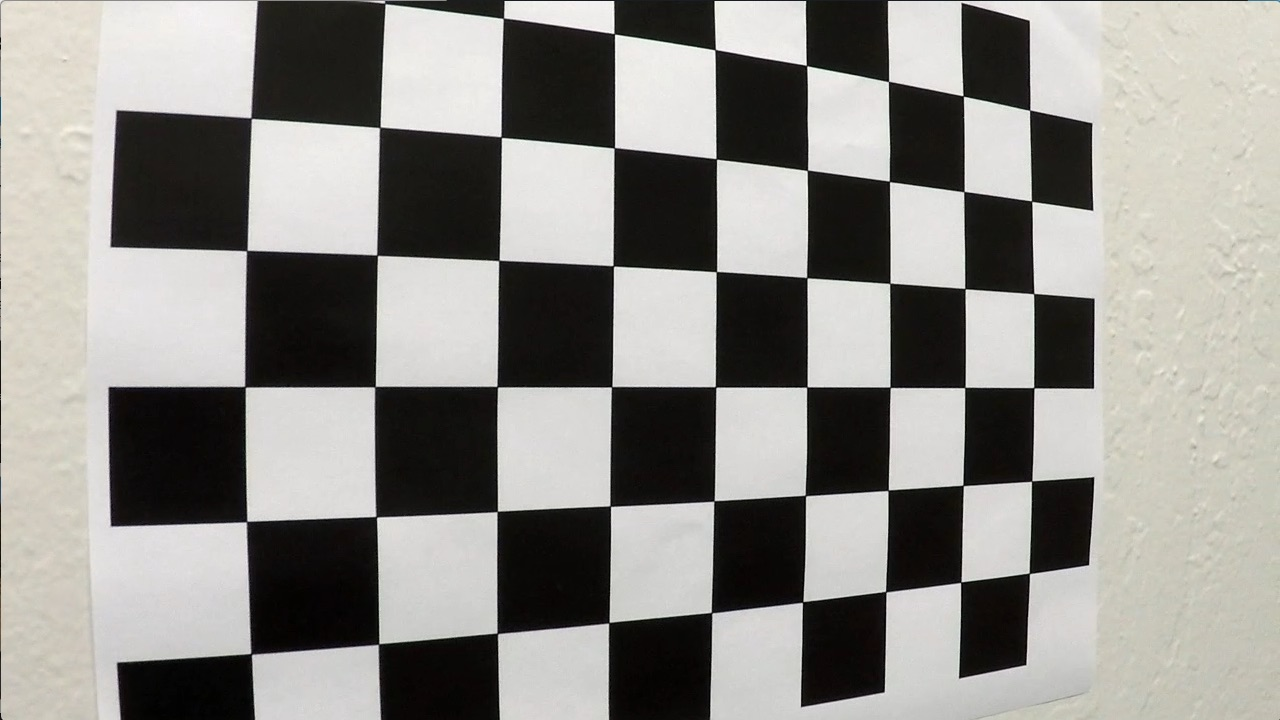
#> input picture camera_cal/calibration5.jpg, 1280 x 720 px
$ python write_up_images.py
#> lines starting #> are read from the running program, lines starting #| are printed output that depends on the picture
import pickle
import cv2
import matplotlib.pyplot as plt
import matplotlib.image as mpimg


with open(r'camera_cal/wide_dist_pickle.p', 'rb') as pickle_file:
#> (reads camera_cal/wide_dist_pickle.p from the repository)
    p = pickle.load(pickle_file)

mtx = p['mtx']
dist = p['dist']

img = mpimg.imread('camera_cal/calibration5.jpg')
#> img is the input picture: shape (720, 1280, 3); mean R, G, B 143.1, 141.5, 137.3
plt.imshow(img)
plt.savefig('images/cal5.png')
dst = cv2.undistort(img, mtx, dist)
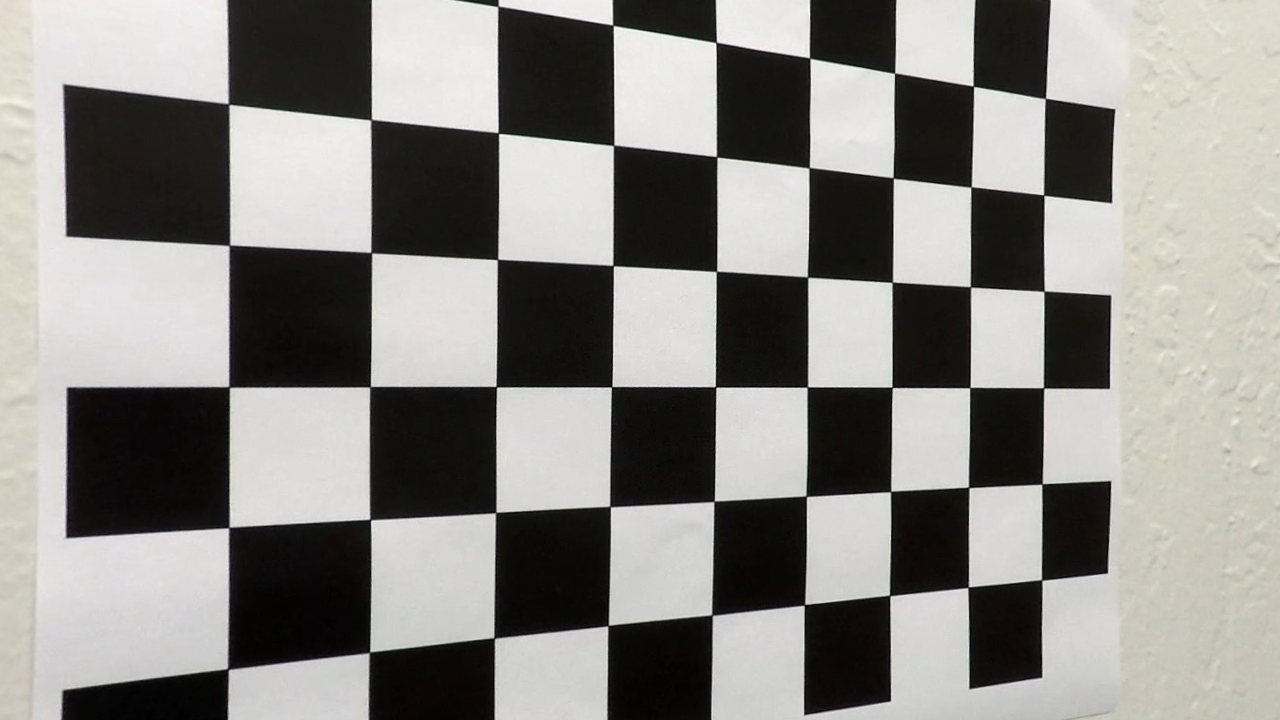
#> dst: shape (720, 1280, 3); mean R, G, B 138.3, 136.9, 133.3

plt.imshow(dst)
plt.savefig('images/undist2.png')
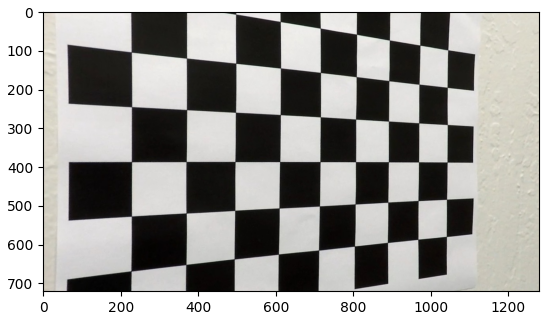
#> figure drawn by matplotlib, 1 panel
